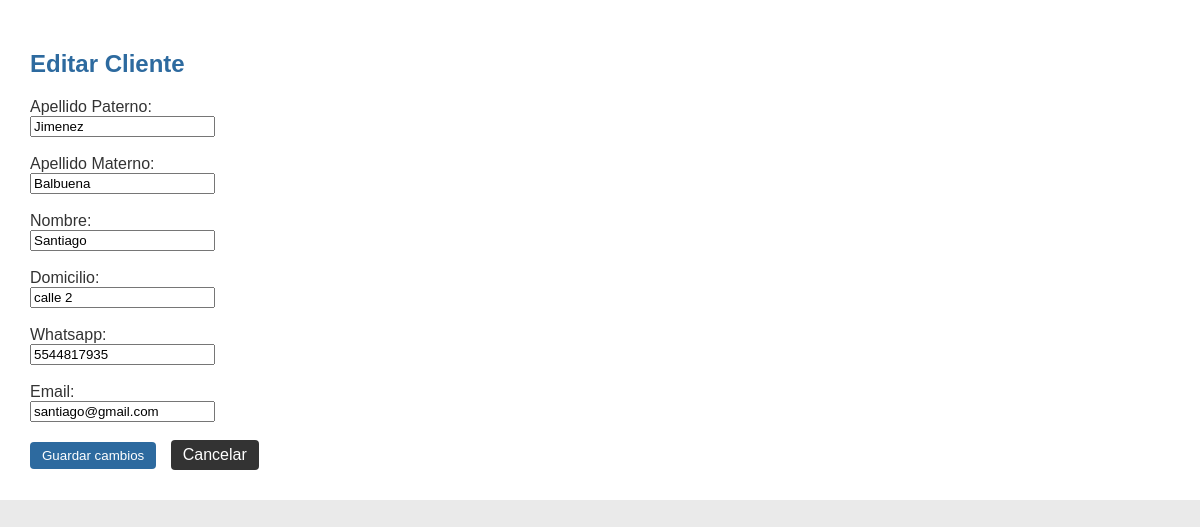
The page /Controlador/clientes_controller.php?action=edit&id=1 (signed in) on the database its author committed.
### tables this page shows
CREATE TABLE `clientes` (
  `id` int(11) NOT NULL,
  `apellido_paterno` varchar(100) NOT NULL,
  `apellido_materno` varchar(100) NOT NULL,
  `nombre` varchar(100) NOT NULL,
  `domicilio` varchar(255) DEFAULT NULL,
  `whatsapp` varchar(20) DEFAULT NULL,
  `email` varchar(100) NOT NULL
);

### Controlador/clientes_controller.php (the view, shortened to what this page needs)
<?php
include __DIR__ . "/../Modelo/conexion.php";
$action = isset($_REQUEST['action']) ? $_REQUEST['action'] : '';
if ($_SERVER['REQUEST_METHOD'] === 'GET') {
        ?>
        <?php
    if ($action === 'edit') {
        $id = isset($_GET['id']) ? intval($_GET['id']) : 0;
        $stmt = $con->prepare("SELECT * FROM clientes WHERE id = ?");
        $stmt->bind_param('i', $id);
        $stmt->execute();
        $res = $stmt->get_result();
        $cliente = $res->fetch_assoc();
        ?>
        <!DOCTYPE html>
        <html lang="es">
        <head>
            <link rel="stylesheet" href="../Vista/Css/estilos.css">
        </head>
        <body>
            <main>
                <h2>Editar Cliente</h2>
                <form method="POST" action="?action=edit">
                    <label>Apellido Paterno:</label><br>
                    <input type="text" name="apellido_paterno" value="<?php echo htmlspecialchars($cliente['apellido_paterno']); ?>" required><br><br>
                    <label>Apellido Materno:</label><br>
                    <input type="text" name="apellido_materno" value="<?php echo htmlspecialchars($cliente['apellido_materno']); ?>" required><br><br>
                    <label>Nombre:</label><br>
                    <input type="text" name="nombre" value="<?php echo htmlspecialchars($cliente['nombre']); ?>" required><br><br>
                    <label>Domicilio:</label><br>
                    <input type="text" name="domicilio" value="<?php echo htmlspecialchars($cliente['domicilio']); ?>" required><br><br>
                    <label>Whatsapp:</label><br>
                    <input type="text" name="whatsapp" value="<?php echo htmlspecialchars($cliente['whatsapp']); ?>" required><br><br>
                    <label>Email:</label><br>
                    <input type="email" name="email" value="<?php echo htmlspecialchars($cliente['email']); ?>" required><br><br>
                    <button type="submit" class="Agregar">Guardar cambios</button>
                    <a href="../Vista/clientes.php" class="delete-btn" style="padding: 6px 12px; text-decoration:none; margin-left: 10px;">Cancelar</a>
                </form>
            </main>
        </body>
        </html>
        <?php
        exit;
    }
}
?>

### Vista/Css/estilos.css (style rules this page uses)
body { background-color: #EAEAEA; font-family: Arial, sans-serif; color: #333333; margin: 0; padding: 0; }
main { padding: 30px; background-color: #FFFFFF; flex: 1; overflow-x: hidden; }
h2 { color: #2D6A9F; }
.delete-btn { background-color: #333333; color: #FFFFFF; border: none; padding: 6px 12px; border-radius: 4px; cursor: pointer; display: inline-block; text-decoration: none; text-align: center; }
.Agregar { background-color: #2D6A9F; color: #FFFFFF; border: none; padding: 6px 12px; border-radius: 4px; cursor: pointer; text-decoration: none; display: inline-block; }

### rows shown on the page
clientes: apellido_paterno "Jimenez", apellido_materno "Balbuena", nombre "Santiago", domicilio "calle 2", whatsapp "5544817935", email "santiago@gmail.com"
